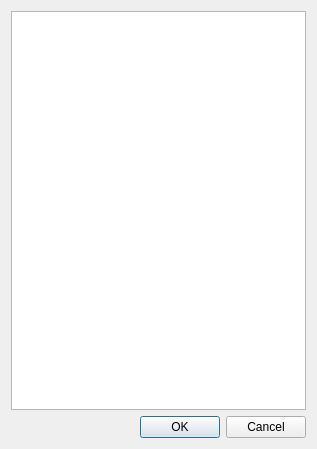
<?xml version="1.0" encoding="UTF-8"?>
<ui version="4.0">
 <class>CDlgSrchStarName</class>
 <widget class="QDialog" name="CDlgSrchStarName">
  <property name="geometry">
   <rect>
    <x>0</x>
    <y>0</y>
    <width>317</width>
    <height>449</height>
   </rect>
  </property>
  <property name="windowTitle">
   <string>Search star by proper name</string>
  </property>
  <layout class="QVBoxLayout" name="verticalLayout_2">
   <item>
    <layout class="QVBoxLayout" name="verticalLayout">
     <item>
      <widget class="CNameMagView" name="treeView"/>
     </item>
     <item>
      <layout class="QHBoxLayout" name="horizontalLayout">
       <item>
        <spacer name="horizontalSpacer">
         <property name="orientation">
          <enum>Qt::Horizontal</enum>
         </property>
         <property name="sizeHint" stdset="0">
          <size>
           <width>40</width>
           <height>20</height>
          </size>
         </property>
        </spacer>
       </item>
       <item>
        <widget class="QPushButton" name="pushButton">
         <property name="text">
          <string>OK</string>
         </property>
        </widget>
       </item>
       <item>
        <widget class="QPushButton" name="pushButton_2">
         <property name="text">
          <string>Cancel</string>
         </property>
        </widget>
       </item>
      </layout>
     </item>
    </layout>
   </item>
  </layout>
 </widget>
 <customwidgets>
  <customwidget>
   <class>CNameMagView</class>
   <extends>QTreeView</extends>
   <header>cnamemagview.h</header>
  </customwidget>
 </customwidgets>
 <tabstops>
  <tabstop>treeView</tabstop>
  <tabstop>pushButton</tabstop>
  <tabstop>pushButton_2</tabstop>
 </tabstops>
 <resources/>
 <connections/>
</ui>
